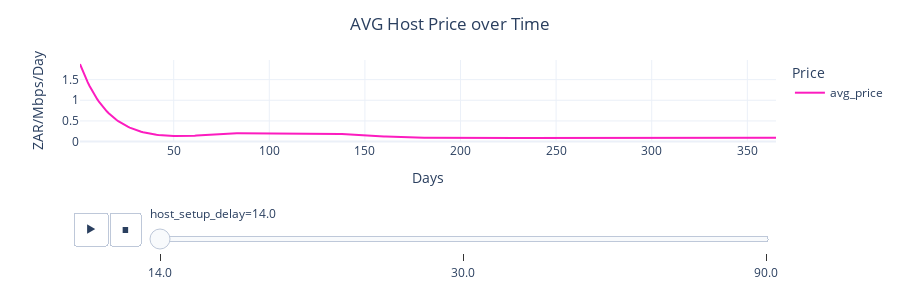

The code cell stored with this chart in its notebook:
### Code cell
fig = px.line(
    df_1,
    x='timestep',
    y=['avg_price'],
    height=300,
    animation_frame='host_setup_delay'
)

fig.update_layout(
    title="AVG Host Price over Time",
    xaxis_title="Days",
    yaxis_title="ZAR/Mbps/Day",
    legend_title="Price")

fig.show()

### Figure 1 — Plotly figure (JSON) as saved in the notebook; plotly's stock layout.template omitted (floating-point values rounded to 4 significant figures; data arrays with more than 128 entries replaced by an {"elided": "..."} marker saying what was removed)
{"data": [{"hovertemplate": "variable=avg_price<br>host_setup_delay=14.0<br>timestep=%{x}<br>value=%{y}<extra></extra>", "legendgroup": "avg_price", "line": {"color": "#FC1CBF", "dash": "solid"}, "mode": "lines", "name": "avg_price", "orientation": "v", "showlegend": true, "type": "scatter", "x": {"elided": "365 int values"}, "xaxis": "x", "y": {"elided": "365 float values"}, "yaxis": "y"}], "layout": {"height": 300, "legend": {"title": {"text": "Price"}, "tracegroupgap": 0}, "margin": {"t": 60}, "sliders": [{"active": 0, "currentvalue": {"prefix": "host_setup_delay="}, "len": 0.9, "pad": {"b": 10, "t": 60}, "steps": [{"args": [["14.0"], {"frame": {"duration": 0, "redraw": false}, "fromcurrent": true, "mode": "immediate", "transition": {"duration": 0, "easing": "linear"}}], "label": "14.0", "method": "animate"}, {"args": [["30.0"], {"frame": {"duration": 0, "redraw": false}, "fromcurrent": true, "mode": "immediate", "transition": {"duration": 0, "easing": "linear"}}], "label": "30.0", "method": "animate"}, {"args": [["90.0"], {"frame": {"duration": 0, "redraw": false}, "fromcurrent": true, "mode": "immediate", "transition": {"duration": 0, "easing": "linear"}}], "label": "90.0", "method": "animate"}], "x": 0.1, "xanchor": "left", "y": 0, "yanchor": "top"}], "title": {"text": "AVG Host Price over Time"}, "updatemenus": [{"buttons": [{"args": [null, {"frame": {"duration": 500, "redraw": false}, "fromcurrent": true, "mode": "immediate", "transition": {"duration": 500, "easing": "linear"}}], "label": "&#9654;", "method": "animate"}, {"args": [[null], {"frame": {"duration": 0, "redraw": false}, "fromcurrent": true, "mode": "immediate", "transition": {"duration": 0, "easing": "linear"}}], "label": "&#9724;", "method": "animate"}], "direction": "left", "pad": {"r": 10, "t": 70}, "showactive": false, "type": "buttons", "x": 0.1, "xanchor": "right", "y": 0, "yanchor": "top"}], "xaxis": {"anchor": "y", "domain": [0, 1], "title": {"text": "Days"}}, "yaxis": {"anchor": "x", "domain": [0, 1], "title": {"text": "ZAR/Mbps/Day"}}}}
